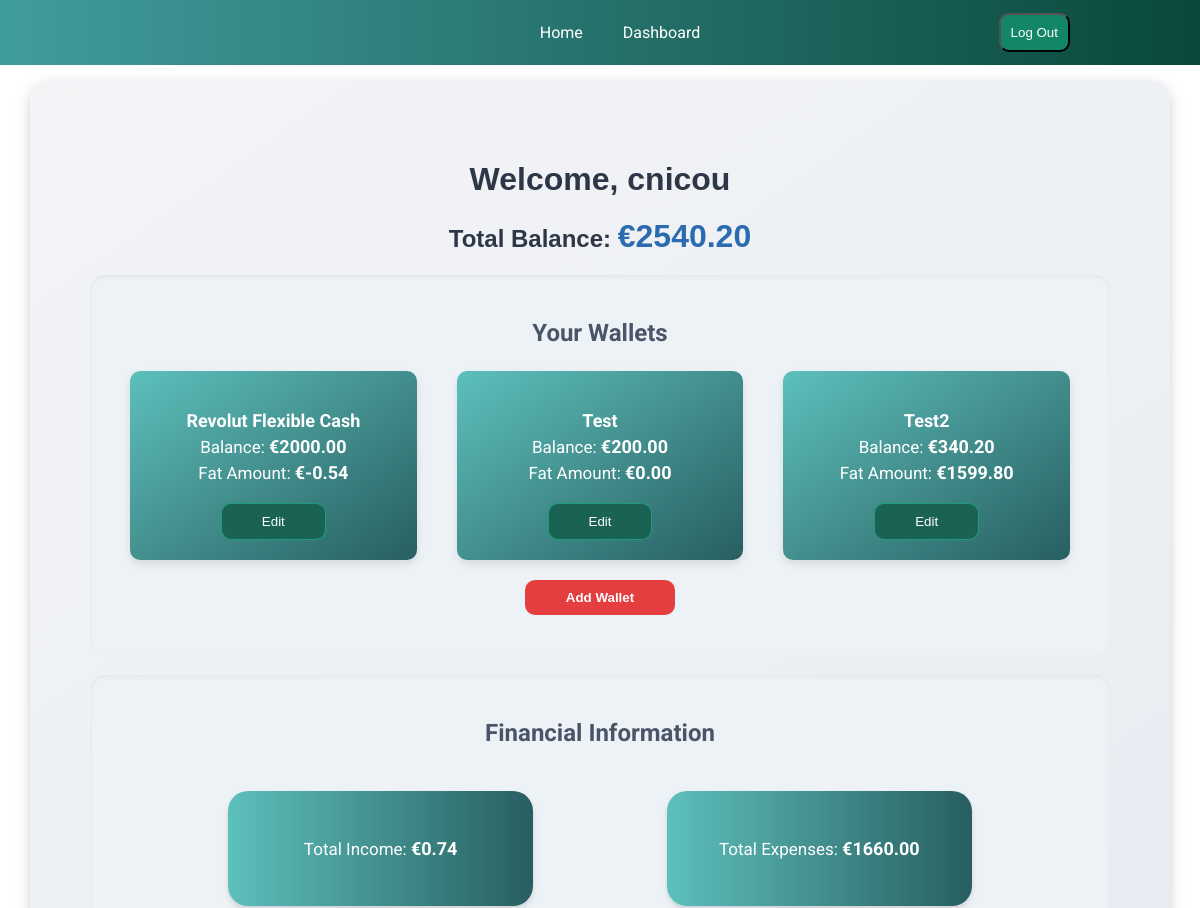
The app's page /dashboard/cnicou/ (signed in, upper part), older data.
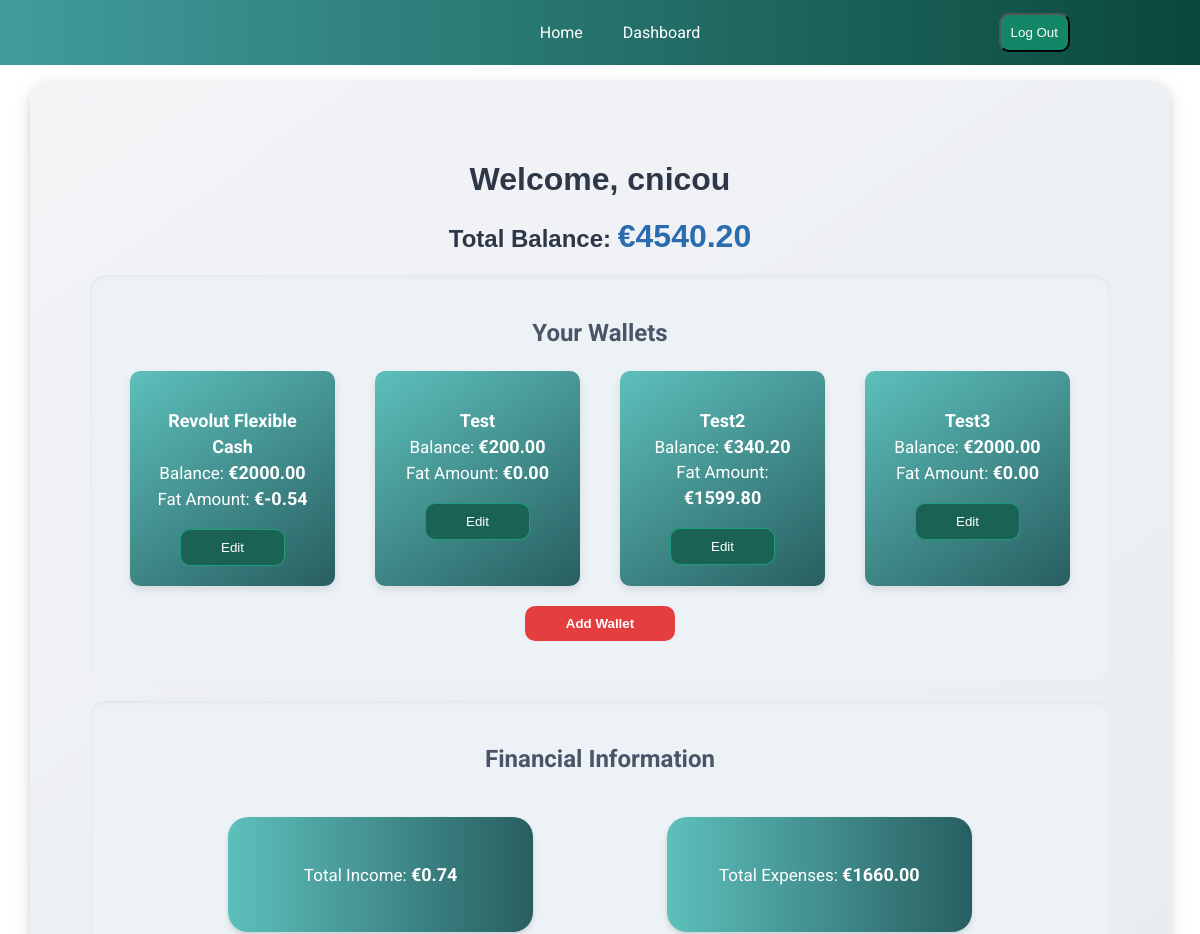
The same page, newer data.
### dashboard/models.py (models this page shows, shortened)
class Wallet(models.Model):
    CATEGORY_CHOICES = [
        ('Cash', 'Cash'),
        ('Debit Card', 'Debit Card'),
        ('Credit Card', 'Credit Card'),
        ('Bank Account', 'Bank Account'),
    ]
    user = models.ForeignKey(User, on_delete=models.CASCADE, related_name='wallets')
    name = models.CharField(max_length=100)
    category = models.CharField(max_length=50, choices=CATEGORY_CHOICES)
    balance = models.DecimalField(max_digits=10, decimal_places=2, default=0.00)
    def __str__(self):
        return self.name

class Fat(models.Model):
    wallet = models.OneToOneField(Wallet, on_delete=models.CASCADE, related_name='fat')
    amount = models.DecimalField(max_digits=10, decimal_places=2, default=0.00)

### dashboard/views.py (the view, shortened to what this page needs)
# urls.py: path('<str:user>/', views.dashboard, name='dashboard'),
@login_required
def dashboard(request,user):
    if request.user.username != user:
        return render(request, "403.html", status=403)
    wallet_form = WalletForm()
    transaction_form = TransactionForm(user=request.user)
    is_dashboard = True
    wallets = Wallet.objects.filter(user=request.user)
    wallet_forms = {wallet.id: WalletForm(instance=wallet) for wallet in wallets}
    transactions = Transaction.objects.filter(wallet__user=request.user).order_by('-timestamp')
    for transaction in transactions:
        transaction.edit_form = TransactionForm(instance=transaction, user=request.user)
    total_fat = Decimal(Fat.objects.aggregate(total=Sum('amount'))['total'] or Decimal('0.00'))
    total_balance = Decimal(sum(Decimal(wallet.balance) for wallet in wallets))
    total_income = Decimal(Transaction.objects.filter(wallet__user=request.user, type='Income').aggregate(total=Sum('amount'))['total'] or Decimal('0.00'))
    total_expenses = Decimal(Transaction.objects.filter(wallet__user=request.user, type='Expense').aggregate(total=Sum('amount'))['total'] or Decimal('0.00'))
    net_balance = Decimal(total_income) - Decimal(total_expenses)
    transferform = WalletTransferForm()
    transferform.fields['source_wallet'].queryset = Wallet.objects.filter(user=request.user)
    transferform.fields['destination_wallet'].queryset = Wallet.objects.filter(user=request.user)
    filter_transactions_form = TransactionFilterForm(data=request.GET, user=request.user)
    if filter_transactions_form.is_valid():
        start_date = filter_transactions_form.cleaned_data.get('start_date')
        end_date = filter_transactions_form.cleaned_data.get('end_date')
        wallet = filter_transactions_form.cleaned_data.get('wallet')
        category = filter_transactions_form.cleaned_data.get('category')
        transaction_type = filter_transactions_form.cleaned_data.get('type')
        if transaction_type:
            transactions = transactions.filter(type=transaction_type)
        if start_date:
            start_datetime = timezone.make_aware(datetime.combine(start_date, datetime.min.time()))
            transactions = transactions.filter(timestamp__gte=start_datetime)
        if end_date:
            end_date = timezone.make_aware(datetime.combine(end_date, datetime.max.time()))
            transactions = transactions.filter(timestamp__lte=end_date)
        if wallet:
            transactions = transactions.filter(wallet=wallet)
        if category:
            transactions = transactions.filter(category=category)
        if 'reset-btn' in request.GET:
            return redirect('dashboard')
    return render(request, 'dashboard/dashboard.html', {
        'wallets': wallets,
        'wallet_forms': wallet_forms,
        'transactions': transactions,
        'total_balance': total_balance,
        'wallet_form': wallet_form,
        'transaction_form': transaction_form,
        'total_income': total_income,
        'total_expenses': total_expenses,
        'net_balance': net_balance,
        'total_fat': total_fat,
        'transferform':transferform,
        'filter_transactions_form':filter_transactions_form,
        'user': request.user,
        'is_dashboard':is_dashboard,
    })

### dashboard/templatetags/custom_filters.py (called while the page is built)
@register.filter
def get_item(dictionary, key):
    return dictionary.get(key)

### dashboard/templates/dashboard/dashboard.html (shortened to what this page needs)
{% extends 'dashboard/base.html'%}
{% load custom_filters %}
{% load static %}
{% block main %}
<div class="dashboard wrapper  ">
    <h1>Welcome, {{ user.username }}</h1>
    <h2>Total Balance: <span class="total-balance">€{{ total_balance }}</span></h2>
    <section class="wallet-section dashboard-shadow">
        <h3>Your Wallets</h3>
        <div class="wallets">
            <div class="wallet-flex">
                {% for wallet in wallets %}
                    <div class="wallet">
                        <p>
                        <span class="wallet-header"><strong>{{ wallet.name }}</strong></span><br>
                        Balance: <span class="wallet-amount"> €{{ wallet.balance }}</span><br>
                        {% if wallet.fat %}
                        Fat Amount: <span class="wallet-amount"> €{{ wallet.fat.amount }}</span>
                        {% else %}
                            No Fat data available.
                        {% endif %}
                        </p>
                        <button type="button" class="wallet-btn open-edit-wallet-modal" onclick="openEditWalletModal({{ wallet.id }})" data-toggle="modal" data-target="#editWalletModal{{ wallet.id }}">
                            Edit
                        </button>
                    </div>
                    {% empty %}
                      <p>No Wallets available</p>
                {% endfor %}
            </div>
            <button class="dashboard-btn open-wallet-modal show-form" onclick="openWalletModal()">Add Wallet</button>
        </div>
    </section>
    <section class="sum dashboard-shadow">
        <h3>Financial Information</h3>
        <div class="dashboard-flex">
            <div class="dashboard-view income">
                <p>Total Income: <span class="dashboard-amount">€{{ total_income|default:0.00|floatformat:2 }}</span></p>
            </div>
            <div class="dashboard-view expenses">
                <p>Total Expenses:  <span class="dashboard-amount">€{{ total_expenses|default:0.00|floatformat:2 }}</span></p>
            </div>
        </div>
    </section>
</div>
{% endblock %}

### dashboard/templates/dashboard/base.html (shortened to what this page needs)
{% load static %}
<!DOCTYPE html>
<html lang="en">
<head>
    <link rel="stylesheet" href="{% static 'css/desktop/global.css' %}">
    {% if user.is_authenticated %}
        <link rel="stylesheet" href="{% static 'css/mobile/mobile-nav-loggedin.css' %}">
    {% endif %}
    {% if request.path == '/' %}
        <link rel="stylesheet" href="{% static 'css/desktop/homepage.css' %}">
        <link rel="stylesheet" href="{% static 'css/mobile/mobile-homepage.css' %}">
    {% elif request.path == '/login/' %}
        <link rel="stylesheet" href="{% static 'css/desktop/login.css' %}">
        <link rel="stylesheet" href="{% static 'css/mobile/mobile-login.css' %}">
    {% elif request.path == '/signup/' %}
        <link rel="stylesheet" href="{% static 'css/desktop/signup.css' %}">
        <link rel="stylesheet" href="{% static 'css/mobile/mobile-signup.css' %}">
    {% elif is_dashboard %}
        <link rel="stylesheet" href="{% static 'css/desktop/dashboard.css' %}">
        <link rel="stylesheet" href="{% static 'css/mobile/mobile-dashboard.css' %}">
    {% endif %}
</head>
<body>
    <header>
        <nav class="main-menu">
        {% if user.is_authenticated %}
            <a href="{% url 'homepage'%}">Home</a>
            <a href="{% url 'dashboard' user=request.user.username %}">Dashboard</a>
            <form class="logout-form" action="{% url 'logout' %}" method="post">
                <button class="logout-btn" type="submit">Log Out</button>
            </form>
        {% else %}
            <a href="{% url 'homepage'%}">Home</a>
            <a href="{% url 'login' %}">Login</a>
            <a href="{% url 'signup' %}">Sign Up</a>
        {% endif %}
        </nav>
    </header>
    <main>
        {% block main%}
        {% endblock %}
    </main>
</body>
</html>

### dashboard/static/css/desktop/global.css (style rules this page uses)
html,body { padding: 0; margin: 0; font-family: "Roboto", serif; }
section { padding: 40px; }
.main-menu { text-align: center; background: rgb(65,156,156); background: linear-gradient(90deg, rgba(65,156,156,1) 0%, rgb(8, 69, 56) 100%); padding: 20px; height: 25px; position: fixed; width: 100%; z-index: 10; top: 0; display: flex; justify-content: center; align-items: center; }
.logout-form { position: absolute; right: 150px; }
.logout-btn { background-color: rgb(19, 134, 103); color: white; padding: 10px 10px; border-radius: 10px; margin-right: 20px; transition: all ease-in 0.5s; }
.main-menu a { color: white; text-decoration: none; margin: 20px; transition: all ease-in 0.5; }

### dashboard/static/css/desktop/dashboard.css (style rules this page uses)
.dashboard { min-height: 600px; padding: 80px; margin: 0 auto; border-radius: 40px; }
.wrapper { width: 85%; margin: 100px auto; text-align: center; }
.dashboard h1 { text-align: center; }
.dashboard h2 { text-align: right; }
.total-balance { color: rgb(15, 112, 81); }
section h3 { text-align: center; }
.sum,.wallet-section { padding: 0; margin: 0; }
.dashboard-flex { display: flex; width: 95%; justify-content: space-evenly; margin: 0 auto; }
.dashboard-view { width: 300px; margin: 20px; text-align: center; color: white; background: rgb(65,156,156); background: linear-gradient(90deg, rgba(65,156,156,1) 0%, rgba(8,69,56,0.6278886554621849) 100%); margin: 20px; border-radius: 40px; display: flex; flex-direction: column; align-content: center; justify-content: center; }
.sum,.wallet-section,.transactions-section { border-radius: 20px; padding: 20px 0; margin: 20px; background-color: rgb(247, 247, 247); }
.dashboard-shadow { -webkit-box-shadow: 2px 8px 31px -13px rgba(0,0,0,0.75); -moz-box-shadow: 2px 8px 31px -13px rgba(0,0,0,0.75); box-shadow: 2px 8px 31px -13px rgba(0,0,0,0.75); }
.wallet-flex { display: flex; justify-content: center; }
.wallet-section { padding-top: 20px; padding-bottom: 20px; }
.wallets { text-align: center; }
.show-form { margin: 20px; }
.dashboard-btn { width: 150px; padding: 10px; margin-bottom: 20px; background-color: tomato; border:1px solid white; border-radius: 10px; color:white; transition:all 0.3s ease; }
.dashboard { min-height: 600px; padding: 60px; margin: 0 auto; border-radius: 20px; background: linear-gradient(145deg, #f3f4f6, #e2e8f0); box-shadow: 0 4px 8px rgba(0, 0, 0, 0.1), 0 6px 20px rgba(0, 0, 0, 0.1); }
.wrapper { width: 85%; margin: 80px auto; text-align: center; }
.dashboard h1, .dashboard h2 { text-align: center; font-family: 'Poppins', sans-serif; color: #2d3748; margin-bottom: 20px; }
.total-balance { color: #2b6cb0; font-size: 2rem; }
section h3 { text-align: center; color: #4a5568; font-size: 1.5rem; }
.sum, .wallet-section { padding: 20px; margin: 20px 0; border-radius: 15px; background: #edf2f7; box-shadow: inset 0 2px 4px rgba(0, 0, 0, 0.05); }
.dashboard-flex { display: flex; flex-wrap: wrap; justify-content: space-evenly; gap: 20px; }
.wallet { width: 250px; padding: 20px; text-align: center; color: #ffffff; background: linear-gradient(145deg, #5dc0bb, #285e61); border-radius: 10px; box-shadow: 0 4px 8px rgba(0, 0, 0, 0.1); transition:all 0.3s ease; font-size: 17px; margin:0 20px; line-height: 25px; }
.wallet-btn { padding: 10px 40px; border: 1px solid rgba(27, 158, 123, 0.976); color: white; border-radius: 10px; text-decoration: none; transition:all 0.3s ease; background-color: rgb(26, 98, 84); }
.dashboard-view { width: 245px; padding: 30px; text-align: center; color: #ffffff; background: linear-gradient(90deg, #5dc0bb, #285e61); border-radius: 20px; box-shadow: 0 4px 6px rgba(0, 0, 0, 0.1), 0 1px 3px rgba(0, 0, 0, 0.06); transition: transform 0.3s ease, box-shadow 0.3s ease; font-size: 17px; }
.dashboard-amount { font-size: 18px; font-weight: bold; }
.wallet-header { font-size: 18px; }
.wallet-amount { font-size: 18px; font-weight: bold; }
.dashboard-btn { width: 150px; padding: 10px; margin-bottom: 20px; background-color: #e53e3e; color: #ffffff; border: none; border-radius: 10px; font-weight: bold; cursor: pointer; transition: background-color 0.3s ease; }

Row changes from the older to the newer data that the page shows:
added Wallet: name "Test3", balance "2000.00", fat.amount "0.00"
Text that changed along with them:
{{ total_balance }}: "2540.20" → "4540.20"
